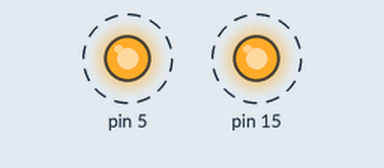
Simulated run of this sketch. Board: Arduino Uno, built with avr-gcc and run on an emulated ATmega328P. On the bench: output pins drawn as LEDs (lit = HIGH). Dashed ring = blinking.

Above: at 0.5 s.
Timing chart, 0 to 4.6 s (numbered marks = the images above):
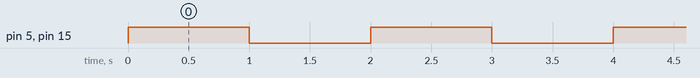

Measured:
- by itself, pin 5, pin 15: alternates HIGH for 1.0 s and LOW for 1.0 s

The sketch:

demo_io.ino
```cpp
void setup() {
    // put your setup code here, to run once:
    Serial.begin(9600);//打开串口，波特率9600
    pinMode(5, OUTPUT);
    pinMode(15, OUTPUT);
}

void loop() {
  // put your main code here, to run repeatedly:
    digitalWrite(5, HIGH);
    digitalWrite(15, HIGH);
    delay(1000);
    digitalWrite(5, LOW);
    digitalWrite(15, LOW);
    delay(1000);
}
```
